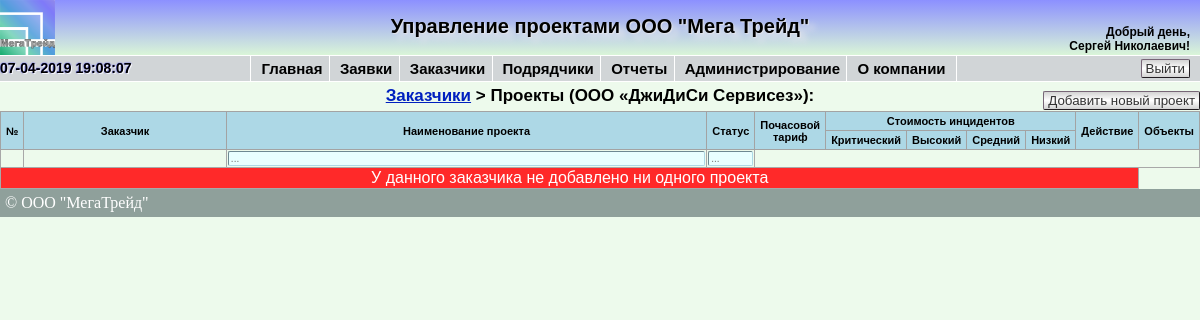
Before: /showprojects.php?id_customer=3 (signed in) with the older database file.
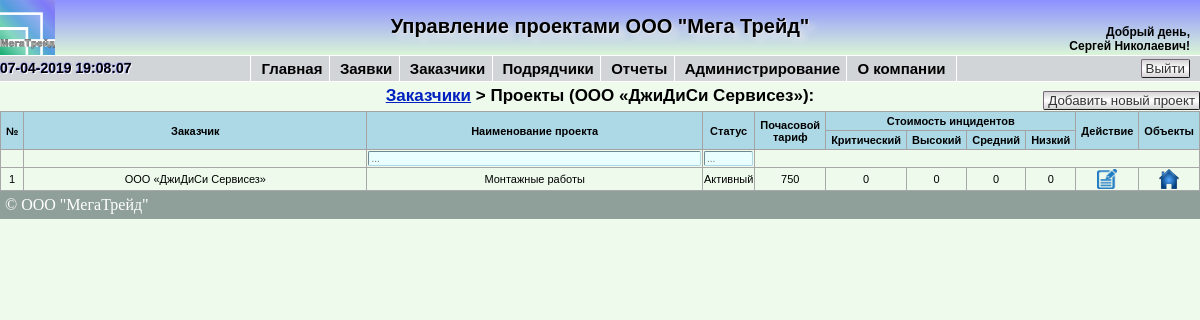
After: the same page with the newer database file.
### tables this page shows
CREATE TABLE `projects` (
  `id_project` int(11) NOT NULL AUTO_INCREMENT,
  `id_customer` int(11) unsigned NOT NULL,
  `projectname` varchar(50) NOT NULL,
  `status` tinyint(1) NOT NULL,
  `cost_hour` double unsigned NOT NULL,
  `cost_incident_critical` double unsigned NOT NULL,
  `cost_incident_high` double unsigned NOT NULL,
  `cost_incident_medium` double unsigned NOT NULL,
  `cost_incident_low` double unsigned NOT NULL,
  PRIMARY KEY (`id_project`)
);

CREATE TABLE `customer` (
  `id_customer` int(11) NOT NULL AUTO_INCREMENT,
  `customer_name` varchar(100) NOT NULL,
  `jur_address` text NOT NULL,
  `post_address` text NOT NULL,
  `ogrn` varchar(15) NOT NULL,
  `inn` varchar(12) NOT NULL,
  `kpp` varchar(9) NOT NULL,
  `dogovor_number` varchar(50) NOT NULL,
  `status` tinyint(1) NOT NULL,
  `bank_name` varchar(200) NOT NULL,
  `bank_bik` varchar(9) NOT NULL,
  `korr_schet` varchar(20) NOT NULL,
  `rasch_schet` varchar(20) NOT NULL,
  `recipient` varchar(150) NOT NULL,
  `phone` varchar(100) NOT NULL,
  `email` varchar(100) NOT NULL,
  `contact_name` varchar(200) NOT NULL,
  `comment` text,
  PRIMARY KEY (`id_customer`)
);

### func/db.php (called while the page is built, shortened)
<?php
function Edit_Customer($connection, $var)
{
    $search = "SELECT * FROM customer WHERE id_customer = '$var'";
    $result = $connection->query ($search);
    if ($result)
    {
        $rows = $result->fetch_array (MYSQLI_ASSOC);
    }
    if ($rows) return $rows;
    else return 0;
}
function Show_Projects($connection, $var)
{
	$search = "SELECT * FROM projects WHERE id_customer='$var' ORDER BY projectname, status ASC";
    $result = $connection->query ($search);
    $rows = $result->num_rows;
    if (!$rows) return false;
    else
    {
        $array = array ();
        for ($i=0; $i<$rows; $i++)
        {
            $result->data_seek ($i);
            $row =$result->fetch_array (MYSQLI_ASSOC);
            $array["$i"] = $row;
        }
    }
    return $array;
}
?>

### func/arrays.php (called while the page is built, shortened)
<?php
$statusedit = array("Неактивный", "Активный", "Любой");
?>

### showprojects.php (the view, shortened to what this page needs)
<?php
require '/connection/config.php';
if(isset($_SESSION['userlevel']))
{
require_once '/blocks/header.php';
require '/func/arrays.php';
if(isset($_GET['id_customer']))
{
	$data = $_GET['id_customer'];
	$projects = Show_Projects($link, $data);
	$customers = Edit_Customer($link, $data);
}?>
<!DOCTYPE html>
<html lang="ru">
<head>
</head>
<body>
	<div class="showcustomer">
			<div class="breadcrumbs"><a href='/showcustomer.php'>Заказчики</a> > Проекты (<?=$customers['customer_name'];?>):</div>
			<?php if($_SESSION['userlevel']<3){ ?>
				<div class="newticket">
					<a href='/newproject.php?id_customer=<?=$data?>'><button class="button-new">Добавить новый проект</button></a>
				</div>
			<?php }?>
				<table border="1" cellspacing="0">
					<thead>
						<tr class="hdr">
							<th width="1" rowspan="2">№</th>
							<th rowspan="2">Заказчик</th>
							<th rowspan="2">Наименование проекта</th>
							<th rowspan="2" width=1%>Статус</th>
							<th  width="1" rowspan="2">Почасовой<br>тариф</th>
							<th width="1" colspan="4">Стоимость инцидентов</th>
							<?php if($_SESSION['userlevel']<3){ ?>
							<th width="1" rowspan="2">Действие</th>
							<?php }?>
							<th width="1" rowspan="2">Объекты</th>
						</tr>
							<tr class="hdr">
							<th width="1">Критический</th>
							<th width="1">Высокий</th>
							<th width="1">Средний</th>
							<th width="1">Низкий</th>
						</tr>
						<tr class='table-filters'>
							<td>
							</td>
							<td>
							</td>
							<td>
								<input class="reg_input_filter" type="text" placeholder="..."/>
							</td>
							<td>
								<input class="reg_input_filter" type="text" placeholder="..."/>
							</td>
							<td colspan="7">
							</td>
						</tr>
					</thead>
				<?php
				if($projects){
				foreach($projects as $i => $project) { ?>
				<tbody>
					<tr class="reg_text_show_tickets">
						<td align="center" width="1"><?=$i+1?></td>
						<td align="center"><?=$customers['customer_name'];?></td>
						<td align="center"><?=$project['projectname']?></td>
						<td align="center"><?=$statusedit[$project['status']]?></td>
						<td  width="1" align="center"><?=$project['cost_hour']?></td>
						<td  width="1" align="center"><?=$project['cost_incident_critical']?></td>
						<td  width="1" align="center"><?=$project['cost_incident_high']?></td>
						<td  width="1" align="center"><?=$project['cost_incident_medium']?></td>
						<td  width="1" align="center"><?=$project['cost_incident_low']?></td>
						<?php if($_SESSION['userlevel']<3){ ?>
						<td width="1" align="center"><a href='/editproject.php?edit_project=<?= $project['id_project'] ?>' title = 'Редактировать'>
						<img src='/images/edit.png' width='20' height='20'></td>
						<?php }?>
						<td width="1" align="center"><a href='showobjects.php?id_project=<?= $project['id_project'] ?>' title = 'Объекты'>
						<img src='/images/house1.png' width='20' height='20'></td>
					</tr>
				</tbody>
<?php }} else { ?>
				<tbody>
					<tr>
						<td colspan="10" align="center" class="date">У данного заказчика не добавлено ни одного проекта</td>
 					</tr>
				</tbody>
<?php } ?>
		</table>
	</div>
<div id="footer">&copy; ООО "МегаТрейд"</div>
</body>
</html>
<?php
	}
	else
	{
		header('Location: /');
	}
?>

Changed rows visible on the page:
added projects: id_customer.customer_name "ООО «ДжиДиСи Сервисез»", projectname "Монтажные работы", status "Активный", cost_hour "750", cost_incident_critical "0", cost_incident_high "0", cost_incident_medium "0", cost_incident_low "0"
Other visible differences:
text no longer shown: "У данного заказчика не добавлено ни одного проекта"
